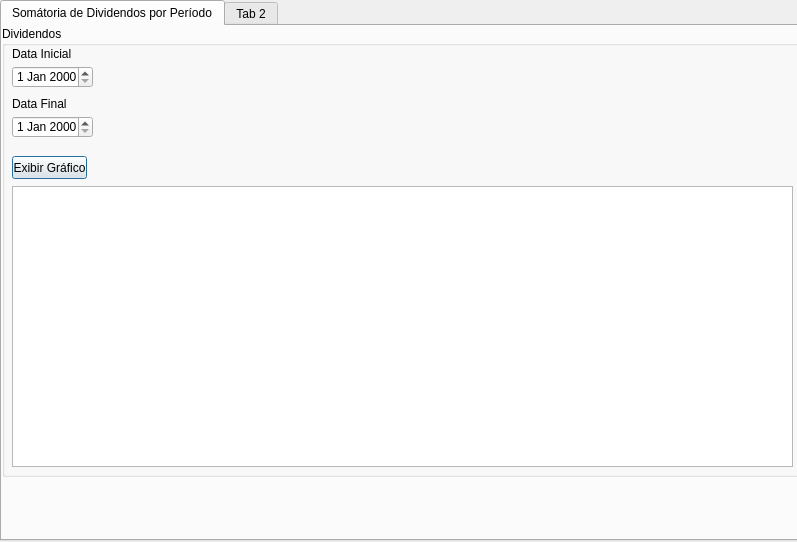
<?xml version="1.0" encoding="UTF-8"?>
<ui version="4.0">
 <class>Window_Graficos</class>
 <widget class="QDialog" name="Window_Graficos">
  <property name="geometry">
   <rect>
    <x>0</x>
    <y>0</y>
    <width>797</width>
    <height>542</height>
   </rect>
  </property>
  <property name="windowTitle">
   <string>Dialog</string>
  </property>
  <widget class="QTabWidget" name="tabWidget">
   <property name="geometry">
    <rect>
     <x>0</x>
     <y>0</y>
     <width>811</width>
     <height>541</height>
    </rect>
   </property>
   <widget class="QWidget" name="tab">
    <attribute name="title">
     <string>Somátoria de Dividendos por Período</string>
    </attribute>
    <widget class="QGroupBox" name="groupBox">
     <property name="geometry">
      <rect>
       <x>0</x>
       <y>0</y>
       <width>801</width>
       <height>451</height>
      </rect>
     </property>
     <property name="title">
      <string>Dividendos</string>
     </property>
     <widget class="QGraphicsView" name="graphicsView">
      <property name="geometry">
       <rect>
        <x>10</x>
        <y>160</y>
        <width>781</width>
        <height>281</height>
       </rect>
      </property>
     </widget>
     <widget class="QDateEdit" name="dateEdit_2">
      <property name="geometry">
       <rect>
        <x>10</x>
        <y>90</y>
        <width>81</width>
        <height>22</height>
       </rect>
      </property>
     </widget>
     <widget class="QLabel" name="label_2">
      <property name="geometry">
       <rect>
        <x>10</x>
        <y>70</y>
        <width>71</width>
        <height>16</height>
       </rect>
      </property>
      <property name="text">
       <string>Data Final</string>
      </property>
     </widget>
     <widget class="QDateEdit" name="dateEdit">
      <property name="geometry">
       <rect>
        <x>10</x>
        <y>40</y>
        <width>81</width>
        <height>22</height>
       </rect>
      </property>
     </widget>
     <widget class="QLabel" name="label">
      <property name="geometry">
       <rect>
        <x>10</x>
        <y>20</y>
        <width>61</width>
        <height>16</height>
       </rect>
      </property>
      <property name="text">
       <string>Data Inicial</string>
      </property>
     </widget>
     <widget class="QPushButton" name="pushButton">
      <property name="geometry">
       <rect>
        <x>10</x>
        <y>130</y>
        <width>75</width>
        <height>23</height>
       </rect>
      </property>
      <property name="text">
       <string>Exibir Gráfico</string>
      </property>
     </widget>
    </widget>
   </widget>
   <widget class="QWidget" name="tab_2">
    <attribute name="title">
     <string>Tab 2</string>
    </attribute>
   </widget>
  </widget>
 </widget>
 <resources/>
 <connections/>
</ui>
